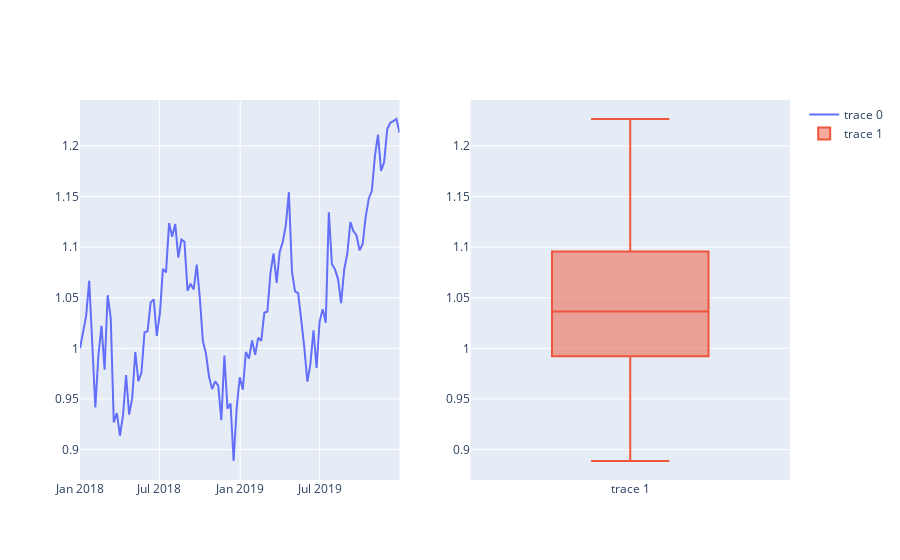

Here is the notebook cell this chart was saved with:
### Code cell
fig = make_subplots(rows=1, cols=2)
fig.add_trace(
    go.Scatter(x=df['date'], y=df['GOOG']),
    row=1, col=1
)

fig.add_trace(
    go.Box(y=df['GOOG']),
    row=1, col=2
)
